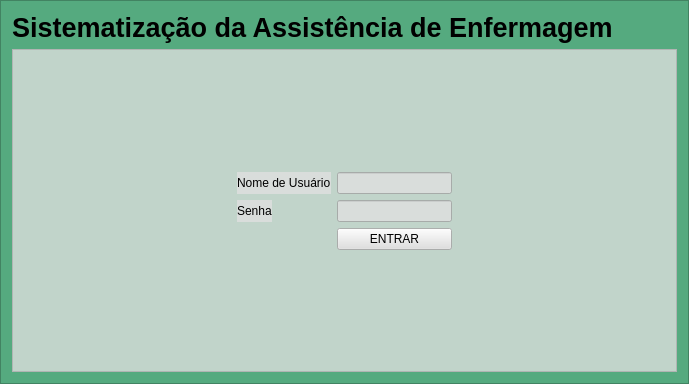
<?xml version="1.0" encoding="UTF-8"?>
<ui version="4.0">
 <class>Frame_LogIn</class>
 <widget class="QFrame" name="Frame_LogIn">
  <property name="windowModality">
   <enum>Qt::WindowModal</enum>
  </property>
  <property name="geometry">
   <rect>
    <x>0</x>
    <y>0</y>
    <width>689</width>
    <height>384</height>
   </rect>
  </property>
  <property name="font">
   <font>
    <pointsize>12</pointsize>
   </font>
  </property>
  <property name="windowTitle">
   <string>LogIn</string>
  </property>
  <property name="styleSheet">
   <string notr="true">background-color: rgb(85, 170, 127);</string>
  </property>
  <property name="frameShape">
   <enum>QFrame::StyledPanel</enum>
  </property>
  <property name="frameShadow">
   <enum>QFrame::Raised</enum>
  </property>
  <layout class="QGridLayout" name="gridLayout">
   <item row="0" column="0">
    <widget class="QLabel" name="label_SAE">
     <property name="maximumSize">
      <size>
       <width>16777215</width>
       <height>150</height>
      </size>
     </property>
     <property name="font">
      <font>
       <pointsize>20</pointsize>
       <weight>75</weight>
       <bold>true</bold>
      </font>
     </property>
     <property name="styleSheet">
      <string notr="true"/>
     </property>
     <property name="text">
      <string>Sistematização da Assistência de Enfermagem</string>
     </property>
     <property name="wordWrap">
      <bool>true</bool>
     </property>
     <property name="textInteractionFlags">
      <set>Qt::NoTextInteraction</set>
     </property>
    </widget>
   </item>
   <item row="1" column="0">
    <widget class="QFrame" name="frame">
     <property name="autoFillBackground">
      <bool>false</bool>
     </property>
     <property name="styleSheet">
      <string notr="true">background-color: rgba(223, 223, 223, 200);</string>
     </property>
     <property name="frameShape">
      <enum>QFrame::StyledPanel</enum>
     </property>
     <property name="frameShadow">
      <enum>QFrame::Raised</enum>
     </property>
     <layout class="QGridLayout" name="gridLayout_2">
      <item row="1" column="1">
       <layout class="QFormLayout" name="formLayout">
        <property name="fieldGrowthPolicy">
         <enum>QFormLayout::AllNonFixedFieldsGrow</enum>
        </property>
        <item row="0" column="0">
         <widget class="QLabel" name="label_Nome">
          <property name="styleSheet">
           <string notr="true">background-color: rgba(223, 223, 223, 200);</string>
          </property>
          <property name="text">
           <string>Nome de Usuário</string>
          </property>
         </widget>
        </item>
        <item row="0" column="1">
         <widget class="QLineEdit" name="lineEdit_Nome"/>
        </item>
        <item row="1" column="0">
         <widget class="QLabel" name="label_Senha">
          <property name="text">
           <string>Senha</string>
          </property>
         </widget>
        </item>
        <item row="1" column="1">
         <widget class="QLineEdit" name="lineEdit_Senha">
          <property name="cursor">
           <cursorShape>IBeamCursor</cursorShape>
          </property>
          <property name="accessibleName">
           <string notr="true"/>
          </property>
          <property name="accessibleDescription">
           <string notr="true"/>
          </property>
          <property name="inputMethodHints">
           <set>Qt::ImhHiddenText|Qt::ImhNoAutoUppercase|Qt::ImhNoPredictiveText</set>
          </property>
          <property name="echoMode">
           <enum>QLineEdit::Password</enum>
          </property>
         </widget>
        </item>
        <item row="2" column="1">
         <widget class="QPushButton" name="pushButton_Entrar">
          <property name="text">
           <string>ENTRAR</string>
          </property>
          <property name="autoDefault">
           <bool>true</bool>
          </property>
         </widget>
        </item>
       </layout>
      </item>
      <item row="0" column="1">
       <spacer name="verticalSpacer">
        <property name="orientation">
         <enum>Qt::Vertical</enum>
        </property>
        <property name="sizeHint" stdset="0">
         <size>
          <width>20</width>
          <height>40</height>
         </size>
        </property>
       </spacer>
      </item>
      <item row="2" column="1">
       <spacer name="verticalSpacer_2">
        <property name="orientation">
         <enum>Qt::Vertical</enum>
        </property>
        <property name="sizeHint" stdset="0">
         <size>
          <width>20</width>
          <height>40</height>
         </size>
        </property>
       </spacer>
      </item>
      <item row="1" column="2">
       <spacer name="horizontalSpacer">
        <property name="orientation">
         <enum>Qt::Horizontal</enum>
        </property>
        <property name="sizeHint" stdset="0">
         <size>
          <width>40</width>
          <height>20</height>
         </size>
        </property>
       </spacer>
      </item>
      <item row="1" column="0">
       <spacer name="horizontalSpacer_2">
        <property name="orientation">
         <enum>Qt::Horizontal</enum>
        </property>
        <property name="sizeHint" stdset="0">
         <size>
          <width>40</width>
          <height>20</height>
         </size>
        </property>
       </spacer>
      </item>
     </layout>
    </widget>
   </item>
  </layout>
 </widget>
 <resources/>
 <connections/>
</ui>
